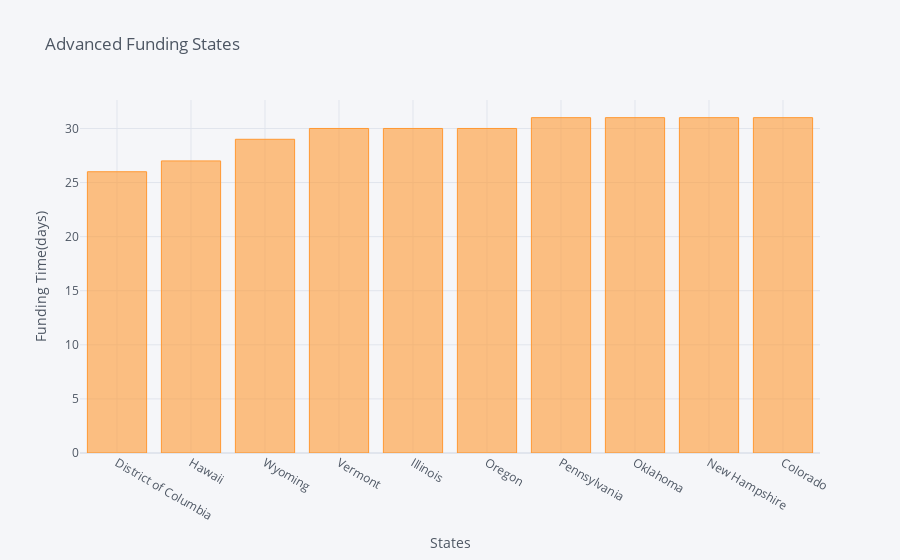

Source (notebook cell):
### Code cell
fast_funding.iplot(kind='bar',
                  xTitle='States',
                  yTitle='Funding Time(days)',
                  title='Advanced Funding States',
                  )

### Figure 1 — Plotly figure (JSON) as saved in the notebook; plotly's stock layout.template omitted (floating-point values rounded to 4 significant figures)
{"data": [{"marker": {"color": "rgba(255, 153, 51, 0.6)", "line": {"color": "rgba(255, 153, 51, 1.0)", "width": 1}}, "name": "Funding time", "orientation": "v", "text": "", "type": "bar", "x": ["District of Columbia", "Hawaii", "Wyoming", "Vermont", "Illinois", "Oregon", "Pennsylvania", "Oklahoma", "New Hampshire", "Colorado"], "y": [26, 27, 29, 30, 30, 30, 31, 31, 31, 31]}], "layout": {"legend": {"bgcolor": "#F5F6F9", "font": {"color": "#4D5663"}}, "paper_bgcolor": "#F5F6F9", "plot_bgcolor": "#F5F6F9", "title": {"font": {"color": "#4D5663"}, "text": "Advanced Funding States"}, "xaxis": {"gridcolor": "#E1E5ED", "showgrid": true, "tickfont": {"color": "#4D5663"}, "title": {"font": {"color": "#4D5663"}, "text": "States"}, "zerolinecolor": "#E1E5ED"}, "yaxis": {"gridcolor": "#E1E5ED", "showgrid": true, "tickfont": {"color": "#4D5663"}, "title": {"font": {"color": "#4D5663"}, "text": "Funding Time(days)"}, "zerolinecolor": "#E1E5ED"}}}
